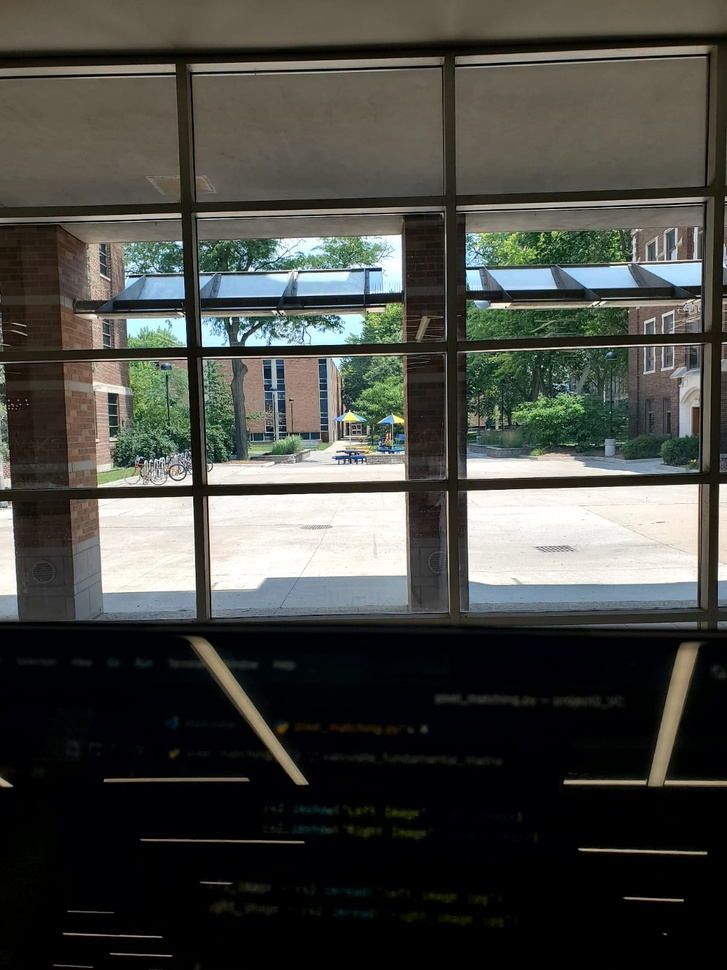
#> input picture left1_image.jpeg, 727 x 970 px, shrunk from 1200 x 1600 before the run
$ python pixel_matching.py
#> lines starting #> are read from the running program, lines starting #| are printed output that depends on the picture
#> further down, left_image is the input picture: shape (970, 727, 3); mean B, G, R 66.7, 72.1, 71
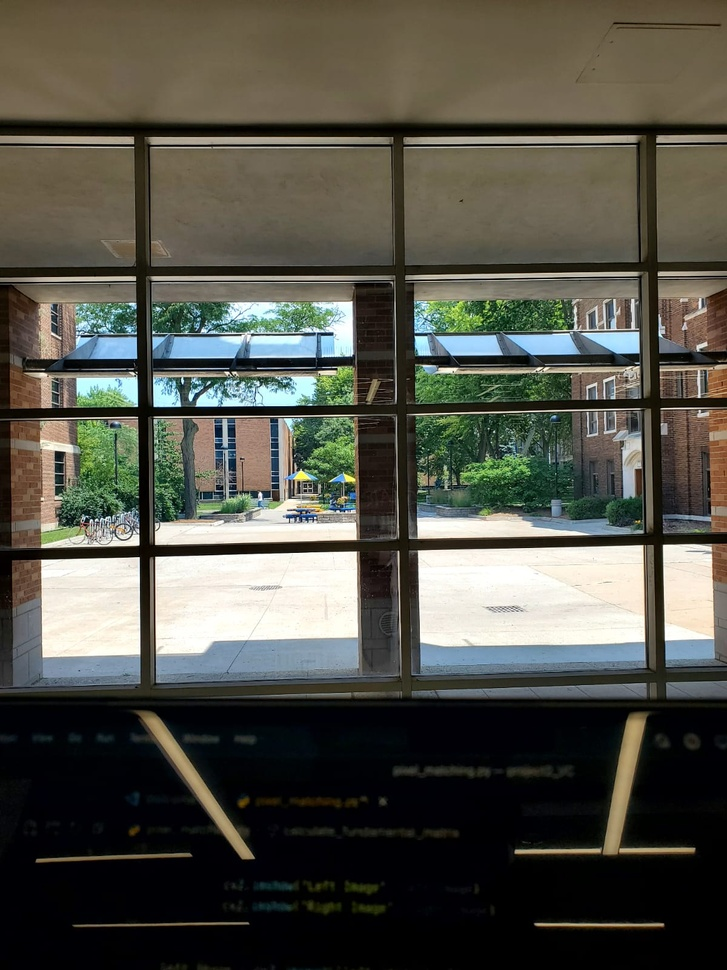
#> input picture right1_image.jpeg, 727 x 970 px, shrunk from 1200 x 1600 before the run
#> further down, right_image is the input picture: shape (970, 727, 3); mean B, G, R 72.8, 82.2, 82.6
import cv2
import numpy as np

def calculate_fundamental_matrix(image1, image2):
    # Convert images to grayscale
    gray1 = cv2.cvtColor(image1, cv2.COLOR_BGR2GRAY)
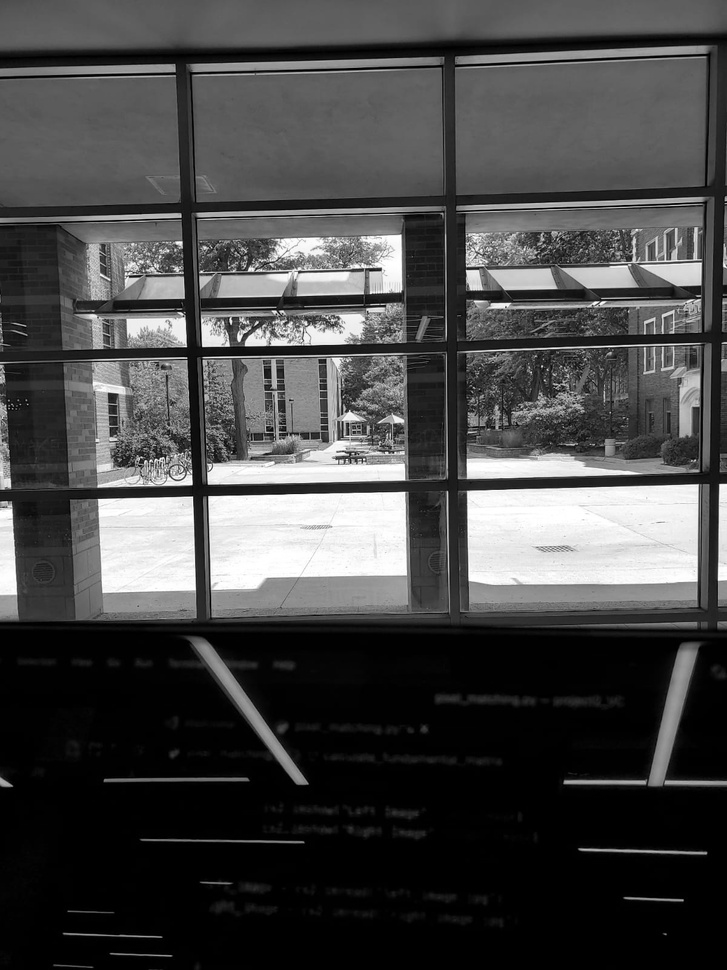
#> gray1: shape (970, 727); min 0, max 255, mean 71.1
    gray2 = cv2.cvtColor(image2, cv2.COLOR_BGR2GRAY)
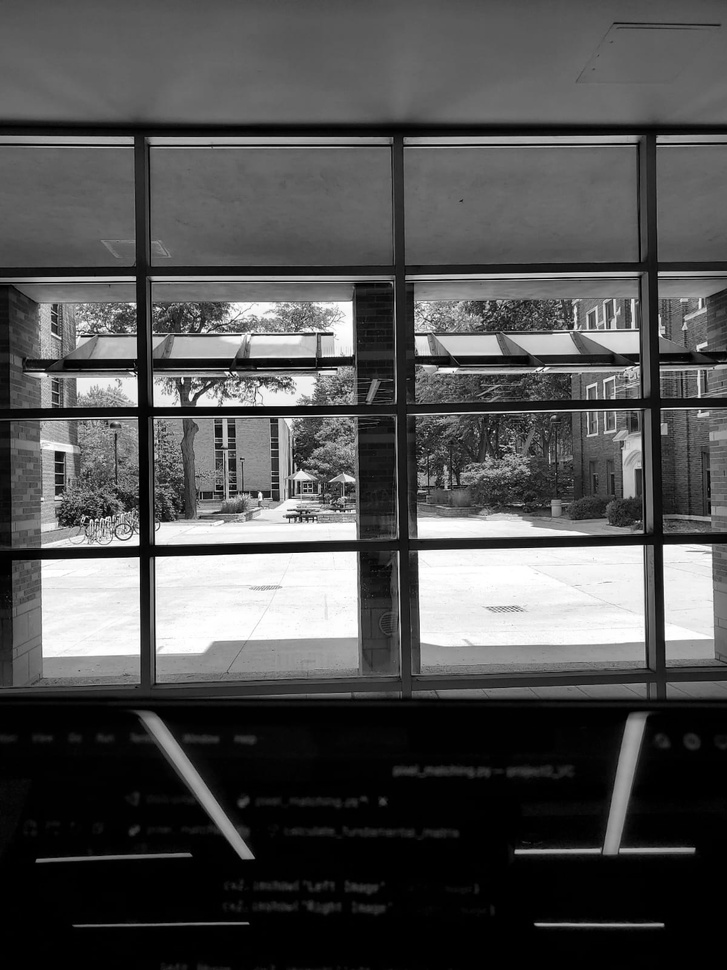
#> gray2: shape (970, 727); min 0, max 255, mean 81.2

    # Feature detection and matching using ORB and BFMatcher
    detector = cv2.ORB_create()
    keypoints1, descriptors1 = detector.detectAndCompute(gray1, None)
#> keypoints1 = 500 keypoints; strongest (x, y, size): (203, 345, 31), (210, 496, 31), (467, 271, 31), (192, 497, 31)
    keypoints2, descriptors2 = detector.detectAndCompute(gray2, None)
#> keypoints2 = 500 keypoints; strongest (x, y, size): (138, 558, 31), (136, 405, 31), (156, 557, 31), (138, 544, 31)

    matcher = cv2.BFMatcher(cv2.NORM_HAMMING, crossCheck=True)
    matches = matcher.match(descriptors1, descriptors2)
#> matches = 312 matches
    # matcher = cv2.BFMatcher(cv2.NORM_HAMMING, crossCheck=True)
    # matches = matcher.match(descriptors1, descriptors2)

    # Extract matching points

    points1 = np.float32([keypoints1[m.queryIdx].pt for m in matches])
#> points1 = 312 pairs, first value 98 to 673, second value 66.36 to 781.2
    points2 = np.float32([keypoints2[m.trainIdx].pt for m in matches])
#> points2 = 312 pairs, first value 42 to 667, second value 138.9 to 855.4

    # Calculate fundamental matrix
    F, _ = cv2.findFundamentalMat(points1, points2, cv2.FM_RANSAC, 3, 0.99)
#> F = [[-2.69e-07, -2.93e-05, 0.011], [2.98e-05, -2.89e-07, -0.00803], [-0.0128, 0.00672, 1]]

    return F

# Zero-mean Normalized Cross-Correlation
def zncc(window1, window2):
    mean1, mean2 = np.mean(window1), np.mean(window2)
    window1, window2 = window1 - mean1, window2 - mean2
    numerator = np.sum(window1 * window2)
    denominator = np.sqrt(np.sum(window1**2) * np.sum(window2**2))
    return (numerator / denominator) if denominator != 0 else 0

# Mouse callback function
def on_mouse_click(event, x, y, flags, param):
    if event == cv2.EVENT_LBUTTONDOWN:
        # Draw point on left image
        cv2.circle(left_image, (x, y), 5, (0, 255, 0), -1)
        epilines = cv2.computeCorrespondEpilines(np.array([[x, y]]), 1, F)
        epiline = epilines[0][0]

        # Draw epipolar line on right image
        x0, y0 = map(int, [0, -epiline[2] / epiline[1]])
        x1, y1 = map(int, [right_image.shape[1], -(epiline[2] + epiline[0] * right_image.shape[1]) / epiline[1]])
        cv2.line(right_image, (x0, y0), (x1, y1), (0, 255, 0), 1)

        # Find matching point on the epipolar line
        best_zncc, best_pt = -1, (0, 0)
        for x in range(max(0, x0), min(right_image.shape[1], x1)):
            for y in range(max(0, y0), min(right_image.shape[0], y1)):
                zncc_value = zncc(left_image[y-5:y+5, x-5:x+5], right_image[y-5:y+5, x-5:x+5])
                if zncc_value > best_zncc:
                    best_zncc, best_pt = zncc_value, (x, y)

        # Draw matching point on right image
        cv2.circle(right_image, best_pt, 5, (0, 0, 255), -1)

# Load images
left_image = cv2.imread('left1_image.jpeg')
right_image = cv2.imread('right1_image.jpeg')

# Compute fundamental matrix F
F = calculate_fundamental_matrix(left_image, right_image)

# Convert the images to grayscale
gray_left = cv2.cvtColor(left_image, cv2.COLOR_BGR2GRAY)
gray_right = cv2.cvtColor(right_image, cv2.COLOR_BGR2GRAY)

# Create windows and set the mouse callback function
cv2.namedWindow('Left Image')
cv2.namedWindow('Right Image')

# Set mouse callback
cv2.setMouseCallback('Left Image', on_mouse_click)

# Display images
while True:
    cv2.imshow('Left Image', left_image)
    cv2.imshow('Right Image', right_image)
    if cv2.waitKey(1) & 0xFF == ord('q'):
#> (key q is pressed here)
        break

cv2.destroyAllWindows()
